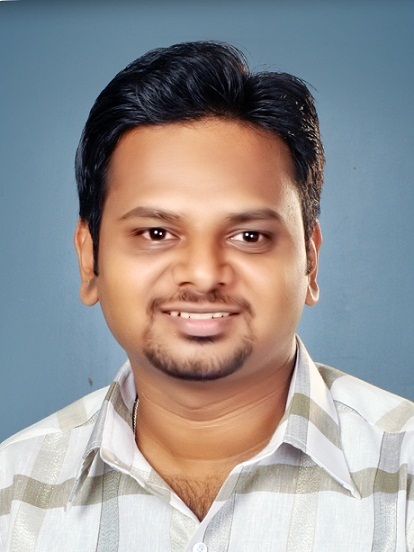
#> input picture SampleImages/picture.jpg, 414 x 552 px
$ python 02drawShapes.py
#> lines starting #> are read from the running program, lines starting #| are printed output that depends on the picture
#!/usr/bin/env python2
# -*- coding: utf-8 -*-
"""
Created on Wed Jun 20 14:17:53 2018

@author: hrishi
"""

# librarry import
#import numpy as np
import cv2

# read Image
colorImage = cv2.imread('SampleImages/picture.jpg', 1)
#> colorImage is the input picture: shape (552, 414, 3); mean B, G, R 147.4, 147.9, 151.6

# get image size
height = colorImage.shape[0]
#> height = 552
width = colorImage.shape[1]
#> width = 414

# Draw rectangnle
cv2.rectangle(colorImage, (170,225), (235,290),(0,0,255),2 ,0)

# Draw circle
cv2.circle(colorImage, (200,260), 125,(255,0,0), 2 ,0)


# get center of image
py = (height/2)
#> py = 276
px = (width/2)
#> px = 207

# Draw line
cv2.line(colorImage, (px,0), (px, height),(0,255,0),2 ,0)
cv2.line(colorImage, (0,py), (width, py),(0,255,0),2 ,0)


# Draw line
cv2.putText(colorImage,'Center', (px,py),cv2.FONT_HERSHEY_PLAIN,2,(0,0,0),2,cv2.LINE_AA)
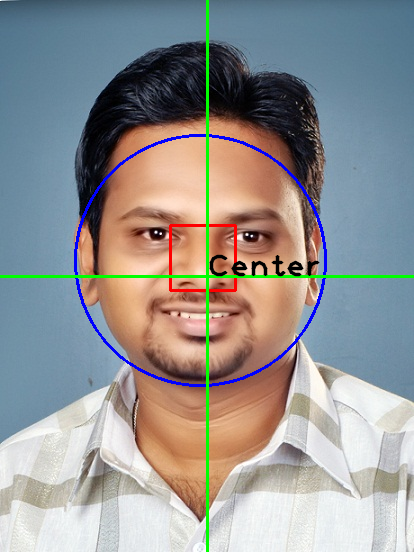
#> colorImage: shape (552, 414, 3); mean B, G, R 146.4, 147, 147.4

# display image
cv2.imshow('Color Image', colorImage)

# keep image open until program is stopped
cv2.waitKey(0)

# close all associated windows
cv2.destroyAllWindows()

# save grayscale image
